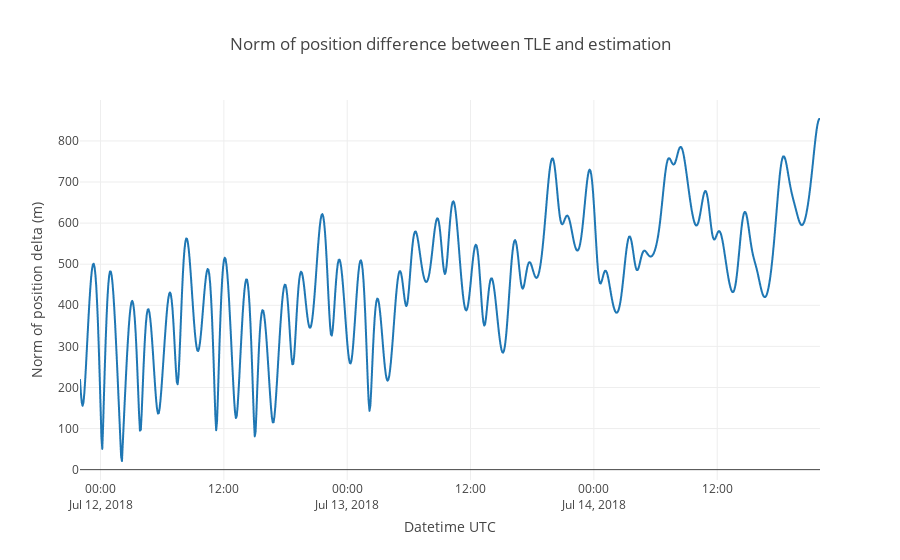

The notebook cell saved with this chart:
### Markdown cell above
## Comparison with TLE
Plotting the position difference between the initial TLE and the estimated orbit.

### Code cell
# Computing norm of position difference
import numpy as np
deltaPos_norm = pd.Series(data=np.linalg.norm(
    PV_tle_eci_df[['x','y','z']] - PV_eci_df[['x','y','z']], 
    axis=1),
                         index=PV_tle_eci_df.index)

import plotly.graph_objs as go

trace = go.Scattergl(
    x = deltaPos_norm.index,
    y = deltaPos_norm,
    mode='lines'
)

data = [trace]

layout = go.Layout(
    title = 'Norm of position difference between TLE and estimation',
    xaxis = dict(
        title = 'Datetime UTC'
    ),
    yaxis = dict(
        title = 'Norm of position delta (m)'
    )
)

fig = dict(data=data, layout=layout)

py.iplot(fig)

### Figure 1 — Plotly figure (JSON) as saved in the notebook; plotly's stock layout.template omitted (floating-point values rounded to 4 significant figures; data arrays with more than 128 entries replaced by an {"elided": "..."} marker saying what was removed)
{"data": [{"mode": "lines", "type": "scattergl", "uid": "ce2009fa-49af-425a-9097-ff54cb49ef83", "x": {"elided": "865 str values"}, "y": {"elided": "865 float values"}}], "layout": {"autosize": true, "title": {"text": "Norm of position difference between TLE and estimation"}, "xaxis": {"autorange": true, "range": ["2018-07-11 22:00", "2018-07-14 22:00"], "title": {"text": "Datetime UTC"}, "type": "date"}, "yaxis": {"autorange": true, "range": [-25.19, 899.6], "title": {"text": "Norm of position delta (m)"}, "type": "linear"}}}
